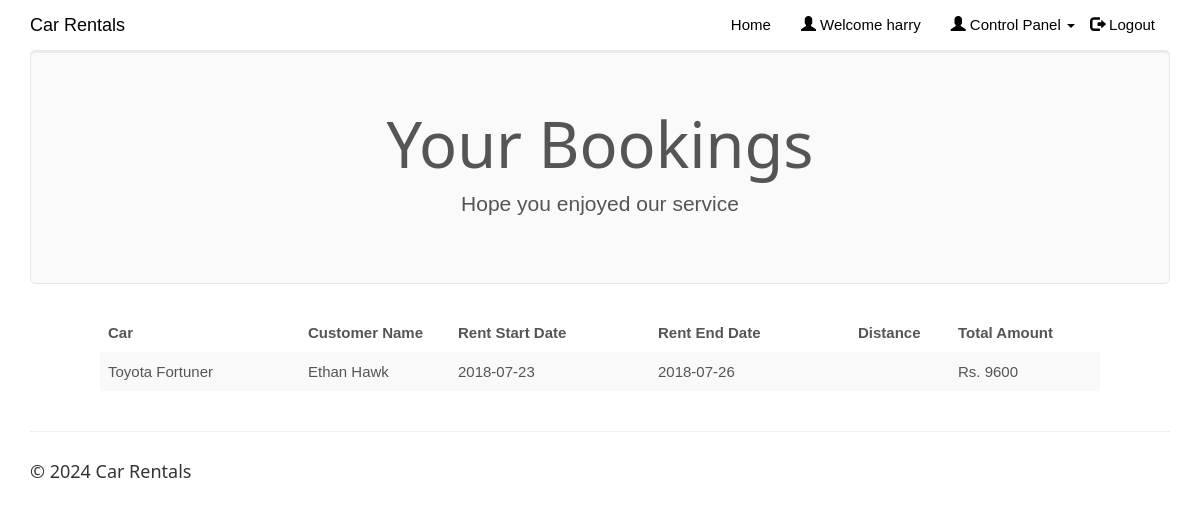
Page /clientview.php (signed in) on the earlier database version.
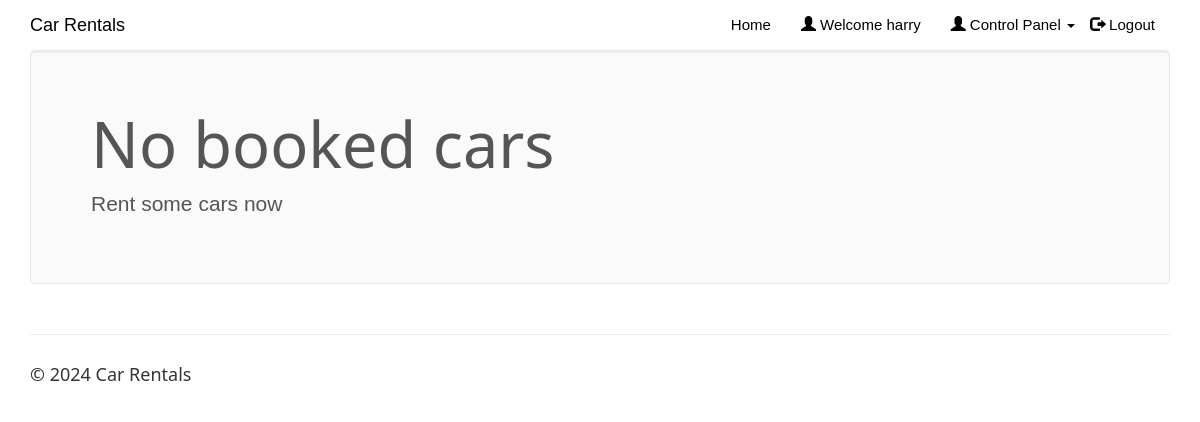
Same page on the later database version.
### tables this page shows
CREATE TABLE `rentedcars` (
  `id` int(100) NOT NULL AUTO_INCREMENT,
  `customer_username` varchar(50) NOT NULL,
  `car_id` int(20) NOT NULL,
  `driver_id` int(20) NOT NULL,
  `booking_date` date NOT NULL,
  `rent_start_date` date NOT NULL,
  `rent_end_date` date NOT NULL,
  `car_return_date` date DEFAULT NULL,
  `fare` double NOT NULL,
  `charge_type` varchar(25) NOT NULL DEFAULT 'days',
  `distance` double DEFAULT NULL,
  `no_of_days` int(50) DEFAULT NULL,
  `total_amount` double DEFAULT NULL,
  `return_status` varchar(10) NOT NULL,
  PRIMARY KEY (`id`),
  KEY `customer_username` (`customer_username`),
  KEY `car_id` (`car_id`),
  KEY `driver_id` (`driver_id`),
  CONSTRAINT `rentedcars_ibfk_1` FOREIGN KEY (`customer_username`) REFERENCES `customers` (`customer_username`),
  CONSTRAINT `rentedcars_ibfk_2` FOREIGN KEY (`car_id`) REFERENCES `cars` (`car_id`),
  CONSTRAINT `rentedcars_ibfk_3` FOREIGN KEY (`driver_id`) REFERENCES `driver` (`driver_id`)
);

CREATE TABLE `cars` (
  `car_id` int(20) NOT NULL AUTO_INCREMENT,
  `car_name` varchar(50) NOT NULL,
  `car_nameplate` varchar(50) NOT NULL,
  `car_img` varchar(50) DEFAULT 'NA',
  `ac_price` float NOT NULL,
  `non_ac_price` float NOT NULL,
  `ac_price_per_day` float NOT NULL,
  `non_ac_price_per_day` float NOT NULL,
  `car_availability` varchar(10) NOT NULL,
  PRIMARY KEY (`car_id`),
  UNIQUE KEY `car_nameplate` (`car_nameplate`)
);

CREATE TABLE `customers` (
  `customer_username` varchar(50) NOT NULL,
  `customer_name` varchar(50) NOT NULL,
  `customer_phone` varchar(15) NOT NULL,
  `customer_email` varchar(25) NOT NULL,
  `customer_address` varchar(50) NOT NULL,
  `customer_password` varchar(20) NOT NULL,
  PRIMARY KEY (`customer_username`)
);

### clientview.php (the view, shortened to what this page needs)
<!DOCTYPE html>
<html>
<?php
$conn = Connect();
?>
<head>
<link rel="stylesheet" href="assets/bootstrap/css/bootstrap.min.css">
<link rel="stylesheet" href="assets/fonts/font-awesome.min.css">
<link rel="stylesheet" href="assets/w3css/w3.css">
<link rel="stylesheet" type="text/css" href="assets/css/customerlogin.css">
<link rel="stylesheet" type="text/css" media="screen" href="assets/css/clientpage.css" />
</head>
<body id="page-top" data-spy="scroll" data-target=".navbar-fixed-top">
    <nav class="navbar navbar-custom navbar-fixed-top" role="navigation" style="color: black">
        <div class="container">
            <div class="navbar-header">
                <a class="navbar-brand page-scroll" href="index.php">
                   Car Rentals </a>
            </div>
            <?php
                if(isset($_SESSION['login_client'])){
            ?>
            <div class="collapse navbar-collapse navbar-right navbar-main-collapse">
                <ul class="nav navbar-nav">
                    <li>
                        <a href="index.php">Home</a>
                    </li>
                    <li>
                        <a href="#"><span class="glyphicon glyphicon-user"></span> Welcome <?php echo $_SESSION['login_client']; ?></a>
                    </li>
                    <li>
                    <ul class="nav navbar-nav navbar-right">
            <li><a href="#" class="dropdown-toggle active" data-toggle="dropdown" role="button" aria-haspopup="true" aria-expanded="false"><span class="glyphicon glyphicon-user"></span> Control Panel <span class="caret"></span> </a>
            </li>
          </ul>
                    </li>
                    <li>
                        <a href="logout.php"><span class="glyphicon glyphicon-log-out"></span> Logout</a>
                    </li>
                </ul>
            </div>
            <?php
                }
                ?>
        </div>
    </nav>
<?php $login_client = $_SESSION['login_client'];
    $sql1 = "SELECT * FROM rentedcars rc, clientcars cc, customers c, cars WHERE cc.client_username = '$login_client' AND cc.car_id = rc.car_id AND rc.return_status = 'R' AND c.customer_username = rc.customer_username AND cc.car_id = cars.car_id";
    $result1 = $conn->query($sql1);
    if (mysqli_num_rows($result1) > 0) {
?>
<div class="container">
      <div class="jumbotron">
        <h1 class="text-center">Your Bookings</h1>
        <p class="text-center"> Hope you enjoyed our service </p>
      </div>
    </div>
    <div class="table-responsive" style="padding-left: 100px; padding-right: 100px;" >
<table class="table table-striped">
  <thead class="thead-dark">
<tr>
<th width="20%">Car</th>
<th width="15%">Customer Name</th>
<th width="20%">Rent Start Date</th>
<th width="20%">Rent End Date</th>
<th width="10%">Distance</th>
<th width="15%">Total Amount</th>
</tr>
</thead>
<?php
        while($row = mysqli_fetch_assoc($result1)) {
?>
<tr>
<td><?php echo $row["car_name"]; ?></td>
<td><?php echo $row["customer_name"]; ?></td>
<td><?php echo $row["rent_start_date"] ?></td>
<td><?php echo $row["rent_end_date"]; ?></td>
<td><?php echo $row["distance"]; ?></td>
<td>Rs. <?php echo $row["total_amount"]; ?></td>
</tr>
<?php        } ?>
                </table>
                </div>
        <?php } else {
            ?>
        <div class="container">
      <div class="jumbotron">
        <h1>No booked cars</h1>
        <p> Rent some cars now <?php echo $conn->error; ?> </p>
      </div>
    </div>
            <?php
        } ?>
</body>
<footer class="site-footer">
        <div class="container">
            <hr>
            <div class="row">
                <div class="col-sm-6">
                    <h5>© <?php echo date("Y"); ?> Car Rentals</h5>
                </div>
            </div>
        </div>
    </footer>
</html>

Differences in the rows shown:
removed rentedcars: car.car_name "Toyota Fortuner", customer_username.customer_name "Ethan Hawk", rent_start_date "2018-07-23", rent_end_date "2018-07-26", total_amount "9600"
Other differences:
text no longer shown: "Your Bookings Hope you enjoyed our service Car Customer Name Rent Start Date Rent End Date Distance Total Amount"
text now shown: "No booked cars Rent some cars now"
